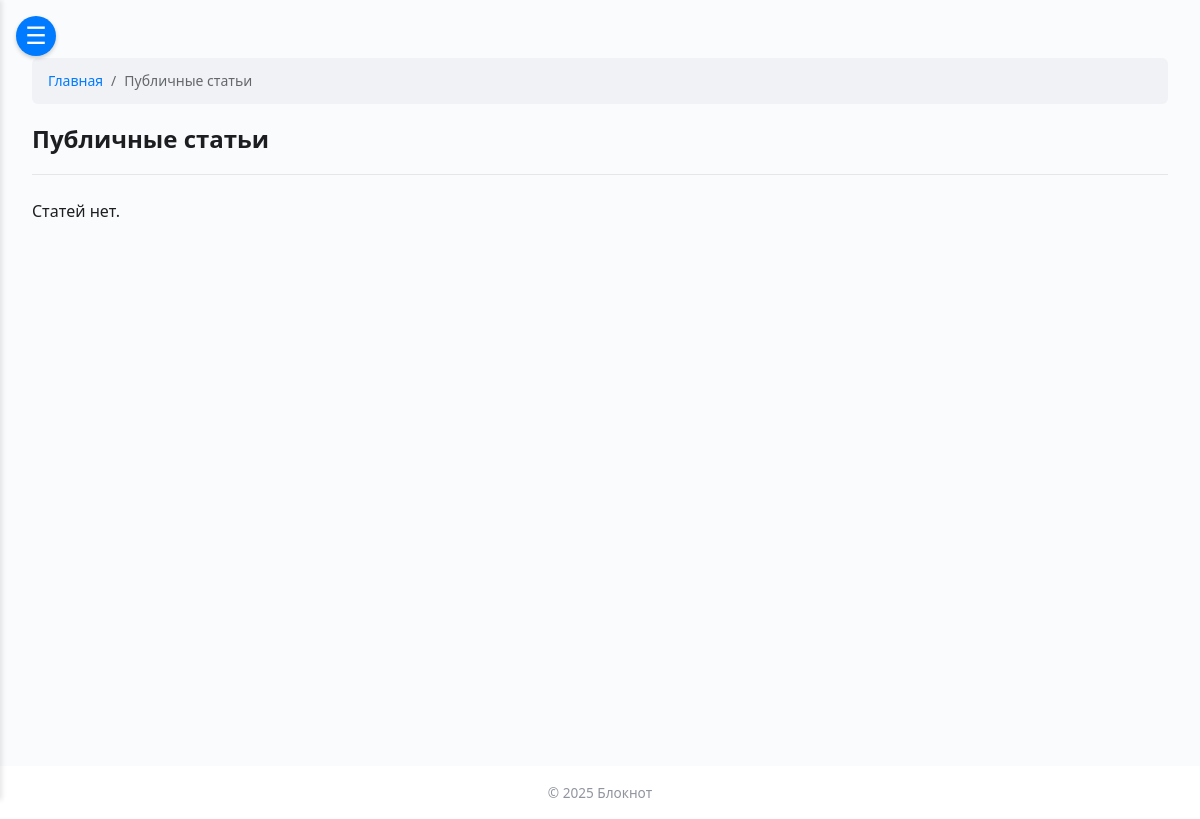
The app's page /, older data.
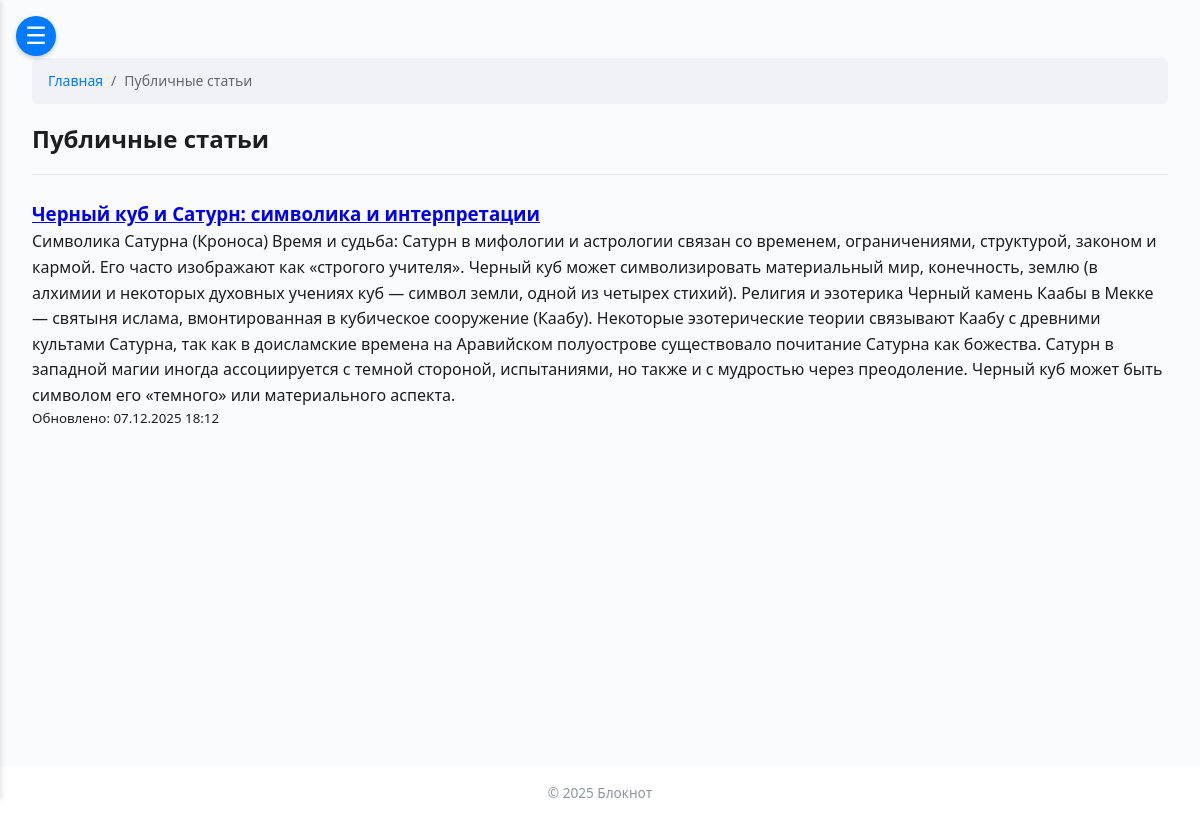
The same page, newer data.
### models.py (models this page shows, shortened)
class Note(db.Model):
    id = db.Column(db.Integer, primary_key=True)
    title = db.Column(db.String(200), nullable=True)
    content = db.Column(db.Text, nullable=True)
    full_content = db.Column(db.Text, nullable=True) # Полный HTML-контент статьи
    image_filename = db.Column(db.String(200), nullable=True)
    created_at = db.Column(db.DateTime, default=datetime.utcnow)
    updated_at = db.Column(db.DateTime, default=datetime.utcnow, onupdate=datetime.utcnow)
    note_type = db.Column(db.String(20), default='note') # 'note', 'list', 'image_note', 'article'
    tags = db.Column(db.String(500), nullable=True)
    background_color = db.Column(db.String(20), default='white')
    summary = db.Column(db.Text, nullable=True) # Краткое описание статьи
    preview_image = db.Column(db.String(200), nullable=True) # Изображение превью статьи
    category_ids = db.Column(db.String(200), nullable=True)
    is_published = db.Column(db.Boolean, default=False) # По умолчанию False
    user_id = db.Column(db.Integer, db.ForeignKey('user.id'), nullable=False)
    user = db.relationship('User', backref=db.backref('notes', lazy=True))

### app.py (the view)
@app.route('/')
def index():
    if current_user.is_authenticated and current_user.is_admin:
        return redirect(url_for('admin_index'))
    else:
        articles = Note.query.filter_by(note_type='article', is_published=True).order_by(Note.updated_at.desc()).all()
        return render_template('public_articles.html', articles=articles)

### templates/public_articles.html (shortened to what this page needs)
{% extends "base.html" %}
{% block breadcrumbs %}
<nav aria-label="breadcrumb">
    <ol class="breadcrumb">
        <li class="breadcrumb-item"><a href="{{ url_for('index') }}">Главная</a></li>
        <li class="breadcrumb-item active" aria-current="page">Публичные статьи</li>
    </ol>
</nav>
{% endblock %}
{% block content %}
<div class="reading-mode">
    <div class="card-header">
        <h2>Публичные статьи</h2>
    </div>
    {% if articles %}
        {% for article in articles %}
            <div class="content-block">
                <h3><a href="{{ url_for('read_article', id=article.id) }}">{{ article.title }}</a></h3>
                {% if article.summary %}
                    <p>{{ article.summary }}</p>
                {% endif %}
                <p><small>Обновлено: {{ article.updated_at.strftime('%d.%m.%Y %H:%M') }}</small></p>
            </div>
        {% endfor %}
    {% else %}
        <p>Статей нет.</p>
    {% endif %}
</div>
{% endblock %}

Row changes from the older to the newer data that the page shows:
added Note: title "Черный куб и Сатурн: символика и интерпретации", summary "Символика Сатурна (Кроноса) Время и судьба: Сатурн в мифологии и астрологии связан со временем, ограничениями, структурой, законом и кармой. Его часто изображают как «строгого учителя». Черный куб может символизировать материальный мир, конечность, землю (в алхимии и некоторых духовных учениях куб — символ земли, одной из четырех стихий). Религия и эзотерика Черный камень Каабы в Мекке — святыня ислама, вмонтированная в кубическое сооружение (Каабу). Некоторые эзотерические теории связывают Каабу с древними культами Сатурна, так как в доисламские времена на Аравийском полуострове существовало почитание Сатурна как божества. Сатурн в западной магии иногда ассоциируется с темной стороной,…", updated_at "07.12.2025 18:12"
Text that changed along with them:
text no longer shown: "Статей нет."
